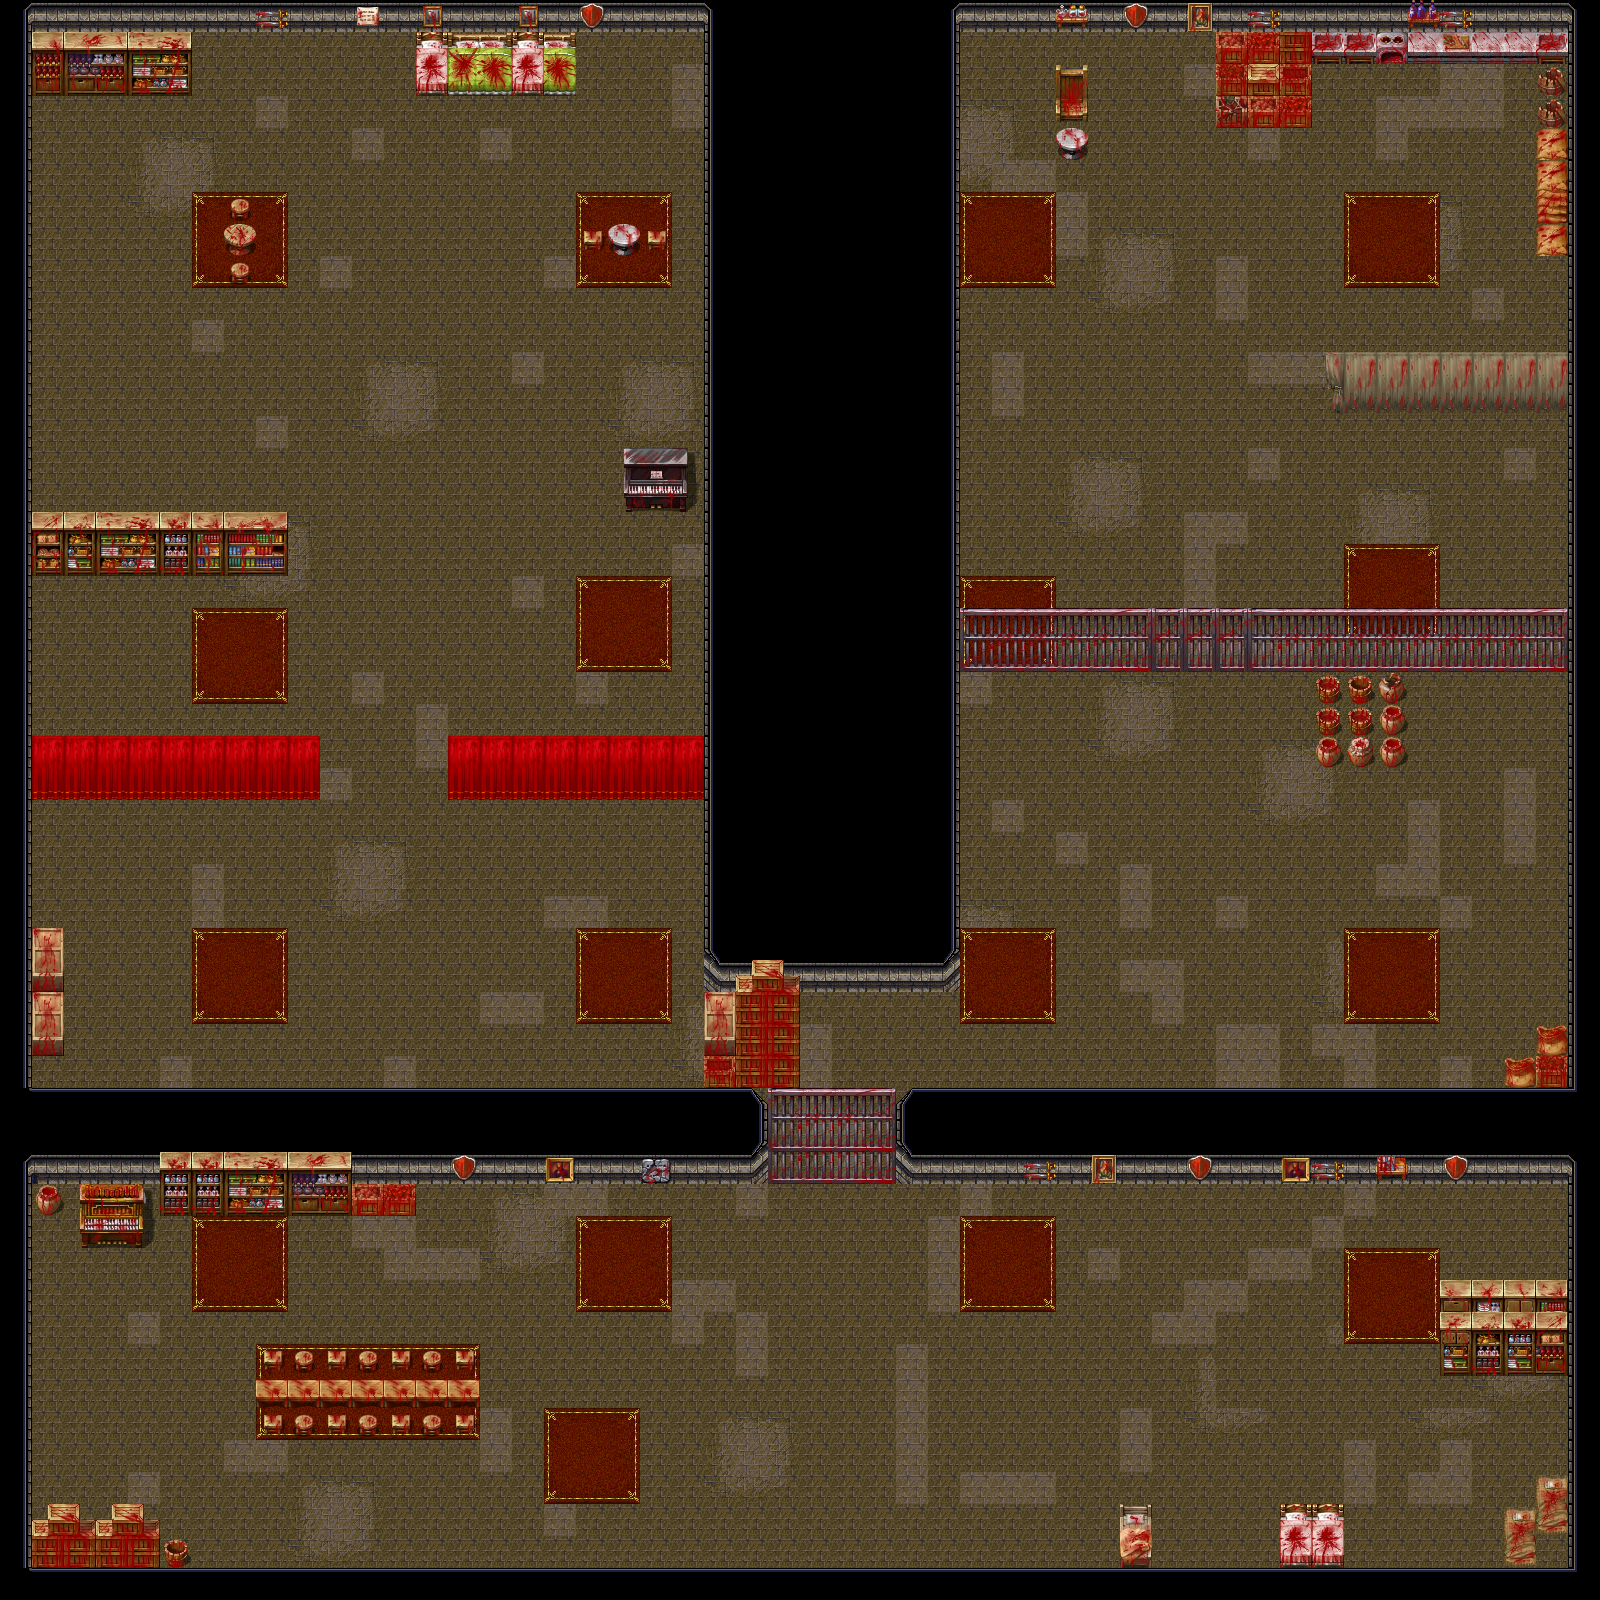

Rendered tile map (Tiled .tmx) drawn with the repository's tilesets; below, a short description and the map source with its tile grids summarised:
An orthogonal 50x50 tile map with 32x32 px tiles, 6 tile layers (suelo, colisiones, puerta1, puerta2, ...), 2 tilesets.

<map version="1.0" orientation="orthogonal" renderorder="right-down" width="50" height="50" tilewidth="32" tileheight="32" nextobjectid="1">
 <tileset firstgid="1" name="stone_house_interior" tilewidth="32" tileheight="32" tilecount="256" columns="16">
  <image source="stone_house_interior.png" width="512" height="512" />
 </tileset>
 <tileset firstgid="257" name="tilesetsangriento" tilewidth="32" tileheight="32" tilecount="256" columns="16">
  <image source="tilesetsangriento.png" width="512" height="512" />
 </tileset>
 <layer name="suelo" width="50" height="50">
  <data>[2500 cells, 2460 non-empty, 31 distinct tile ids]</data>
 </layer>
 <layer name="colisiones" width="50" height="50">
  <data>[2500 cells, 804 non-empty, 114 distinct tile ids]</data>
 </layer>
 <layer name="puerta1" width="50" height="50">
  <data>[2500 cells, 12 non-empty, 6 distinct tile ids]</data>
 </layer>
 <layer name="puerta2" width="50" height="50">
  <data>[2500 cells, 6 non-empty, 2 distinct tile ids]</data>
 </layer>
 <layer name="puerta3" width="50" height="50">
  <data>[2500 cells, 11 non-empty, 7 distinct tile ids]</data>
 </layer>
 <layer name="decoracion" width="50" height="50">
  <data>[2500 cells, 20 non-empty, 10 distinct tile ids]</data>
 </layer>
</map>
